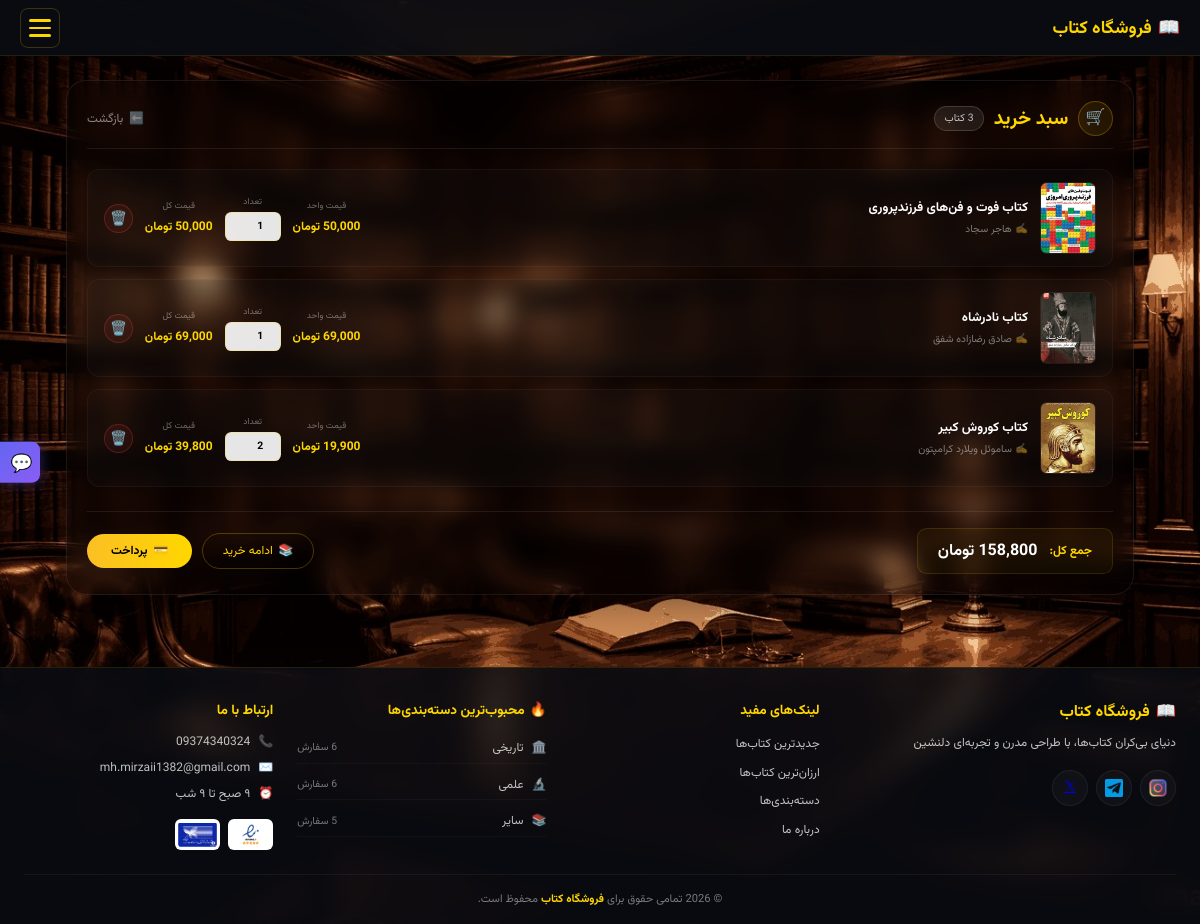
The app's page /user/order.php (signed in) with its own data.
### tables this page shows
CREATE TABLE `orders` (
  `order_id` int(11) NOT NULL,
  `user_id` int(11) NOT NULL,
  `book_id` int(11) NOT NULL,
  `order_date` timestamp NOT NULL DEFAULT current_timestamp(),
  `quantity` int(11) NOT NULL,
  `total_price` int(11) NOT NULL
);

CREATE TABLE `books` (
  `book_id` int(11) NOT NULL,
  `name` varchar(100) NOT NULL,
  `author` varchar(100) NOT NULL,
  `publication_year` year(4) NOT NULL,
  `image` varchar(255) NOT NULL,
  `category_id` int(11) DEFAULT NULL,
  `price` int(11) NOT NULL,
  `caption` text DEFAULT NULL,
  `created_at` timestamp NOT NULL DEFAULT current_timestamp(),
  `description` text DEFAULT NULL
);

CREATE TABLE `categories` (
  `category_id` int(11) NOT NULL,
  `category_name` varchar(50) NOT NULL,
  `category_slug` varchar(50) NOT NULL,
  `category_icon` varchar(50) DEFAULT NULL,
  `category_description` text DEFAULT NULL,
  `parent_id` int(11) DEFAULT NULL,
  `created_at` timestamp NOT NULL DEFAULT current_timestamp()
);

### user/order.php (the view, shortened to what this page needs)
<?php
include '../database/config.php';
$isLoggedIn = isset($_SESSION['user_id']);
$user_id = $isLoggedIn ? $_SESSION['user_id'] : null;
$orders = [];
$total_price = 0;
$stmt = $conn->prepare("
    SELECT o.order_id, o.book_id, o.quantity, o.total_price as order_total,
           b.name, b.author, b.image, b.price
    FROM orders o
    JOIN books b ON o.book_id = b.book_id
    WHERE o.user_id = ?
    ORDER BY o.order_date DESC
");
$stmt->bind_param('i', $user_id);
$stmt->execute();
$result = $stmt->get_result();
while ($row = $result->fetch_assoc()) {
    $orders[] = $row;
    $total_price += $row['order_total'];
}
?>
<link rel="stylesheet" href="../static/css/order.css">
<div class="cart-container">
    <div class="cart-glass-panel">
        <div class="cart-header">
            <div class="cart-title-section">
                <div class="cart-icon-box">
                    <span>🛒</span>
                </div>
                <h1 class="cart-title">سبد خرید</h1>
                <?php if (count($orders) > 0): ?>
                    <span class="cart-count-badge">
                        <?php echo count($orders); ?> کتاب
                    </span>
                <?php endif; ?>
            </div>
            <a href="index.php" class="back-link">
                <span>⬅️</span>
                <span>بازگشت</span>
            </a>
        </div>
        <?php if (count($orders) > 0): ?>
            <div class="orders-list">
                <?php foreach ($orders as $item): ?>
                <div id="order-<?php echo $item['order_id']; ?>" class="order-item">
                    <div class="order-row">
                        <div class="order-image">
                            <img src="../<?php echo htmlspecialchars($item['image']); ?>"
                                 alt="<?php echo htmlspecialchars($item['name']); ?>"
                                 onerror="this.src='../static/images/placeholder-book.jpg'">
                        </div>
                        <div class="order-info">
                            <h3 class="order-book-title">
                                <?php echo htmlspecialchars($item['name']); ?>
                            </h3>
                            <p class="order-book-author">
                                <span>✍️</span>
                                <?php echo htmlspecialchars($item['author'] ?? 'نویسنده نامشخص'); ?>
                            </p>
                        </div>
                        <div class="order-details">
                            <div class="detail-item">
                                <span class="detail-label">قیمت واحد</span>
                                <span class="detail-value unit-price">
                                    <?php echo number_format($item['price']); ?> تومان
                                </span>
                            </div>
                            <div class="detail-item">
                                <span class="detail-label">تعداد</span>
                                <div class="quantity-control">
                                    <input type="number"
                                           value="<?php echo $item['quantity']; ?>"
                                           min="1"
                                           class="quantity-input"
                                           data-order-id="<?php echo $item['order_id']; ?>"
                                           data-price="<?php echo $item['price']; ?>">
                                </div>
                            </div>
                            <div class="detail-item">
                                <span class="detail-label">قیمت کل</span>
                                <span class="detail-value item-total">
                                    <?php echo number_format($item['order_total']); ?> تومان
                                </span>
                            </div>
                            <button class="remove-btn"
                                    data-order-id="<?php echo $item['order_id']; ?>"
                                    data-book-name="<?php echo htmlspecialchars($item['name']); ?>"
                                    title="حذف">
                                <span>🗑️</span>
                            </button>
                        </div>
                    </div>
                </div>
                <?php endforeach; ?>
            </div>
            <div class="cart-footer">
                <div class="total-section">
                    <span class="total-label">جمع کل:</span>
                    <span id="total-price" class="total-value"><?php echo number_format($total_price); ?> تومان</span>
                </div>
                <div class="action-buttons">
                    <a href="books.php" class="btn-secondary">
                        <span>📚</span>
                        <span>ادامه خرید</span>
                    </a>
                    <button id="checkoutBtn" class="btn-primary">
                        <span>💳</span>
                        <span>پرداخت</span>
                    </button>
                </div>
            </div>
        <?php endif; ?>
    </div>
</div>
<?php
$content = ob_get_clean();
include '../includes/header-footer.php';
?>

### includes/header-footer.php (shortened to what this page needs)
<?php
$isLoggedIn = $isLoggedIn ?? false;
include_once __DIR__ . '/../database/config.php';
$social_links = [
    'instagram' => 'https://instagram.com/Hoseiin_28',
    'telegram'   => 'https://t.me/Hoseiin_28',
    'twitter'    => '#'
];
$popular_categories = [];
$cat_query = "
    SELECT c.category_id, c.category_name, c.category_icon, c.category_slug,
           COUNT(o.order_id) as order_count
    FROM categories c
    LEFT JOIN books b ON c.category_id = b.category_id
    LEFT JOIN orders o ON b.book_id = o.book_id
    GROUP BY c.category_id
    HAVING order_count > 0
    ORDER BY order_count DESC
    LIMIT 3
";
$cat_result = $conn->query($cat_query);
while ($cat = $cat_result->fetch_assoc()) {
    $popular_categories[] = $cat;
}
?>
<!DOCTYPE html>
<html lang="fa" dir="rtl">
<head>
    <link rel="stylesheet" href="../static/css/header-footer.css">
</head>
<body>
    <?php if ($isLoggedIn): ?>
    <div class="chat-trigger" id="chatTrigger">
        <span>💬</span>
    </div>
    <?php endif; ?>
    <header class="main-header">
        <div class="header-container">
            <a href="/new-web/user/index.php" class="header-logo">
                <span>📖</span>
                <span>فروشگاه کتاب</span>
            </a>
            <button class="hamburger-btn" id="hamburgerBtn">
                <span></span>
                <span></span>
                <span></span>
            </button>
        </div>
    </header>
    <div class="header-spacer"></div>
    <?php echo $content ?? ''; ?>
    <footer class="main-footer">
        <div class="footer-container">
            <div class="footer-grid">
                <div class="footer-col">
                    <a href="/new-web/index.php" class="footer-logo">
                        <span>📖</span>
                        <span>فروشگاه کتاب</span>
                    </a>
                    <p class="footer-desc">دنیای بی‌کران کتاب‌ها، با طراحی مدرن و تجربه‌ای دلنشین</p>
                    <div class="footer-social">
                        <?php if (!empty($social_links['instagram'])): ?>
                        <a href="<?= htmlspecialchars($social_links['instagram']) ?>" target="_blank" rel="noopener" class="social-link">
                            <img src="../static/images/icon-instagram.png" alt="Instagram">
                        </a>
                        <?php endif; ?>
                        <?php if (!empty($social_links['telegram'])): ?>
                        <a href="<?= htmlspecialchars($social_links['telegram']) ?>" target="_blank" rel="noopener" class="social-link">
                            <img src="/new-web/static/images/icon-telegram.png" alt="Telegram">
                        </a>
                        <?php endif; ?>
                        <?php if (!empty($social_links['twitter'])): ?>
                        <a href="<?= htmlspecialchars($social_links['twitter']) ?>" target="_blank" rel="noopener" class="social-link">
                            <span>𝕏</span>
                        </a>
                        <?php endif; ?>
                    </div>
                </div>
                <div class="footer-col">
                    <h4>لینک‌های مفید</h4>
                    <ul class="footer-links">
                        <li><a href="/new-web/user/books.php?sort=latest">جدیدترین کتاب‌ها</a></li>
                        <li><a href="/new-web/user/books.php?sort=price_asc">ارزان‌ترین کتاب‌ها</a></li>
                        <li><a href="/new-web/user/categories.php">دسته‌بندی‌ها</a></li>
                        <li><a href="/new-web/user/about.php">درباره ما</a></li>
                    </ul>
                </div>
                <div class="footer-col">
                    <h4><span>🔥</span> محبوب‌ترین دسته‌بندی‌ها</h4>
                    <?php if (!empty($popular_categories)): ?>
                    <div class="popular-list">
                        <?php foreach ($popular_categories as $index => $cat): ?>
                        <a href="/new-web/user/books.php?category=<?= $cat['category_id'] ?>" class="popular-item">
                            <span><?= htmlspecialchars($cat['category_icon'] ?? '📚') ?></span>
                            <span class="popular-name"><?= htmlspecialchars($cat['category_name']) ?></span>
                            <span class="popular-count"><?= $cat['order_count'] ?> سفارش</span>
                        </a>
                        <?php endforeach; ?>
                    </div>
                    <?php endif; ?>
                </div>
                <div class="footer-col">
                    <h4>ارتباط با ما</h4>
                    <div class="contact-info">
                        <div class="contact-item">
                            <span>📞</span>
                            <span>09374340324</span>
                        </div>
                        <div class="contact-item">
                            <span>✉️</span>
                            <span>mh.mirzaii1382@gmail.com</span>
                        </div>
                        <div class="contact-item">
                            <span>⏰</span>
                            <span>۹ صبح تا ۹ شب</span>
                        </div>
                    </div>
                    <div class="trust-badges">
                        <img src="/new-web/static/images/enamad.png" alt="نماد اعتماد">
                        <img src="/new-web/static/images/shaparak.jpg" alt="درگاه پرداخت">
                    </div>
                </div>
            </div>
            <div class="footer-bottom">
                <p>© 2026 تمامی حقوق برای <strong>فروشگاه کتاب</strong> محفوظ است.</p>
            </div>
        </div>
    </footer>
</body>
</html>

### records on screen
orders: book.image (picture), book.name "کتاب فوت‌ و فن‌های فرزندپروری", book.author "هاجر سجاد", book.price "50,000", quantity "1"
orders: book.image (picture), book.name "کتاب نادرشاه", book.author "صادق رضازاده شفق", book.price "69,000", quantity "1", total_price "69,000"
orders: book.image (picture), book.name "کتاب کوروش کبیر", book.author "ساموئل ویلارد کرامپتون", quantity "2", total_price "39,800"
categories: category_icon "🏛️", category_name "تاریخی"
categories: category_icon "🔬", category_name "علمی"
categories: category_icon "📚", category_name "سایر"

### other values on screen
count($orders) "3"
